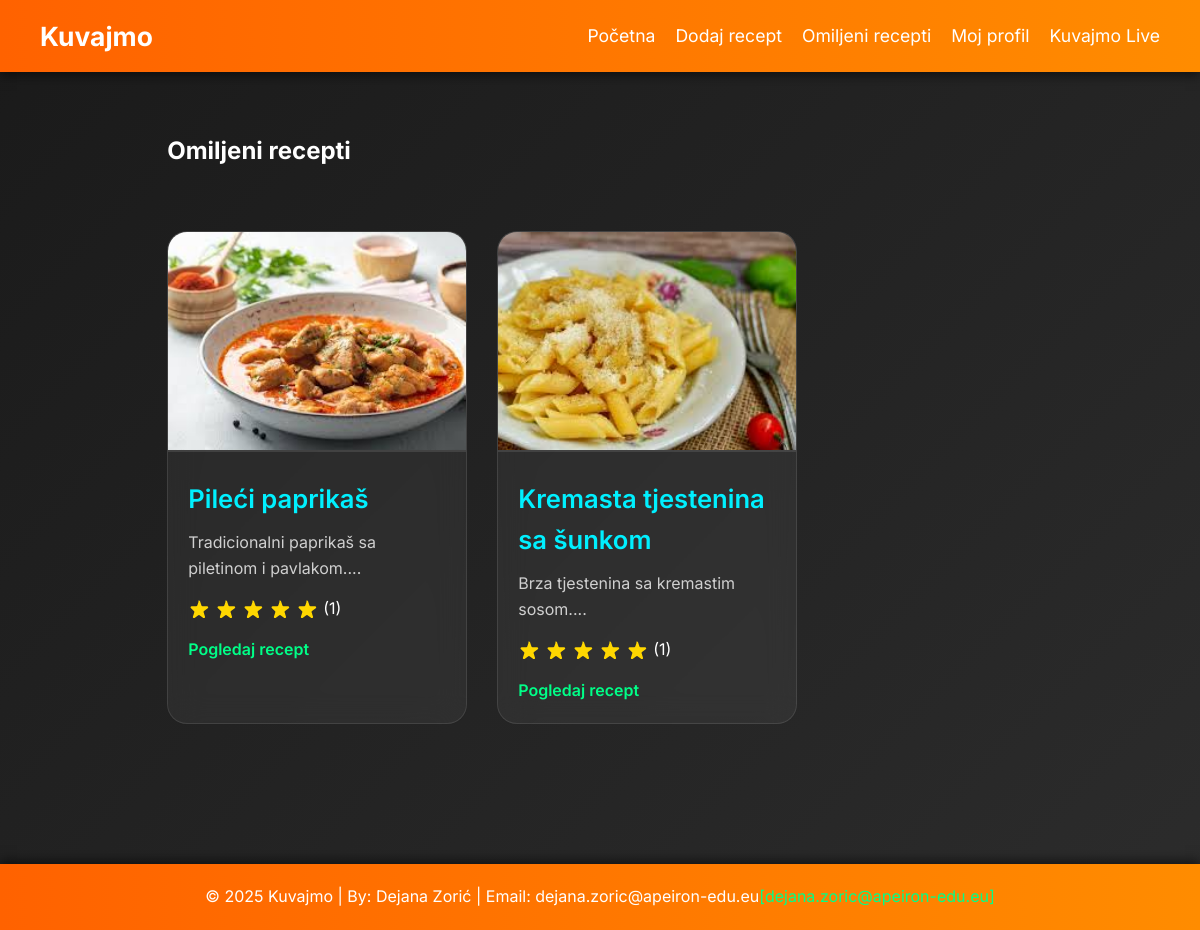
The page /favorites.php (signed in) on the database its author committed.
### tables this page shows
CREATE TABLE `recipes` (
  `id` int(11) NOT NULL,
  `title` varchar(255) NOT NULL,
  `description` text NOT NULL,
  `instructions` text NOT NULL,
  `image` varchar(255) DEFAULT NULL,
  `user_id` int(11) DEFAULT NULL,
  `created_at` timestamp NOT NULL DEFAULT current_timestamp()
);

### favorites.php (the view, shortened to what this page needs)
<?php
require 'header.php';
$user_id = $_SESSION['user_id'];
$stmt = $pdo->prepare("SELECT r.*, AVG(rt.rating) as avg_rating, COUNT(rt.id) as rating_count
                       FROM recipes r
                       JOIN favorites f ON r.id = f.recipe_id
                       LEFT JOIN ratings rt ON r.id = rt.recipe_id
                       WHERE f.user_id = ?
                       GROUP BY r.id
                       ORDER BY f.created_at DESC");
$stmt->execute([$user_id]);
$favorites = $stmt->fetchAll(PDO::FETCH_ASSOC);
?>
    <section class="container">
        <h2 class="text-3xl font-bold mb-6 text-center">Omiljeni recepti</h2>
        <div id="recipes" class="recipe-grid">
            <?php if (empty($favorites)): ?>
                <p class="text-center text-gray-400">Trenutno nema omiljenih recepata.</p>
            <?php else: ?>
                <?php foreach ($favorites as $recipe): ?>
                    <div class="recipe-card">
                        <img src="<?php echo $recipe['image'] ? '/cook/uploads/' . htmlspecialchars($recipe['image']) : 'https://via.placeholder.com/300x220.png?text=Nema+slike'; ?>" alt="<?php echo htmlspecialchars($recipe['title']); ?>">
                        <div class="recipe-card-content">
                            <h3><?php echo htmlspecialchars($recipe['title']); ?></h3>
                            <p><?php echo htmlspecialchars(substr($recipe['description'], 0, 100)); ?>...</p>
                            <div class="rating">
                                <?php for ($i = 1; $i <= 5; $i++): ?>
                                    <svg fill="<?php echo $i <= round($recipe['avg_rating']) ? '#ffd700' : '#ccc'; ?>" viewBox="0 0 20 20">
                                        <path d="M9.049 2.927c.3-.921 1.603-.921 1.902 0l1.286 3.97a1 1 0 00.95.69h4.178c.969 0 1.371 1.24.588 1.81l-3.39 2.467a1 1 0 00-.364 1.118l1.286 3.97c.3.921-.755 1.688-1.54 1.118l-3.39-2.467a1 1 0 00-1.175 0l-3.39 2.467c-.784.57-1.838-.197-1.54-1.118l1.286-3.97a1 1 0 00-.364-1.118L2.737 9.397c-.783-.57-.38-1.81.588-1.81h4.178a1 1 0 00.95-.69l1.286-3.97z"/>
                                    </svg>
                                <?php endfor; ?>
                                <span>(<?php echo $recipe['rating_count']; ?>)</span>
                            </div>
                            <a href="recipe_show.php?id=<?php echo $recipe['id']; ?>">Pogledaj recept</a>
                        </div>
                    </div>
                <?php endforeach; ?>
            <?php endif; ?>
        </div>
    </section>
<?php require 'footer.php'; ?>

### style.css (style rules this page uses)
* { margin: 0; padding: 0; box-sizing: border-box; font-family: 'Inter', sans-serif; }
body { background: linear-gradient(135deg, #1a1a1a 0%, #2c2c2c 100%); color: #ffffff; line-height: 1.6; overflow-x: hidden; display: flex; flex-direction: column; min-height: 100vh; }
.container { max-width: 1200px; margin: 0 auto; padding: 0 20px; }
.recipe-grid { display: flex; flex-wrap: nowrap; gap: 30px; margin: 60px 0; overflow-x: auto; padding-bottom: 20px; scrollbar-width: thin; scrollbar-color: #ff6200 #2c2c2c; }
.recipe-card { background: rgba(255, 255, 255, 0.05); backdrop-filter: blur(15px); border: 1px solid rgba(255, 255, 255, 0.1); border-radius: 20px; overflow: hidden; transition: transform 0.5s ease, box-shadow 0.5s ease; position: relative; animation: fadeInUp 0.8s ease forwards; opacity: 0; flex: 0 0 300px; }
.recipe-card:nth-child(1) { animation-delay: 0.1s; }
.recipe-card:nth-child(2) { animation-delay: 0.2s; }
.recipe-card img { width: 100%; height: 220px; object-fit: cover; border-bottom: 2px solid rgba(255, 255, 255, 0.1); }
.recipe-card-content { padding: 20px; }
.recipe-card h3 { font-size: 1.6rem; font-weight: 600; margin-bottom: 10px; color: #00f0ff; }
.recipe-card p { font-size: 1rem; color: #d0d0d0; margin-bottom: 15px; }
.recipe-card .rating { display: flex; align-items: center; margin-bottom: 15px; }
.recipe-card .rating svg { width: 22px; height: 22px; margin-right: 5px; transition: transform 0.3s ease; }
.recipe-card a { color: #00ff88; text-decoration: none; font-weight: 600; transition: color 0.3s ease; }
section.container { padding: 60px 20px; flex: 1; }

### rows shown on the page
recipes: image (picture), title "Pileći paprikaš", description "Tradicionalni paprikaš sa piletinom i pavlakom.", rating_count "1"
recipes: image (picture), title "Kremasta tjestenina sa šunkom", description "Brza tjestenina sa kremastim sosom.", rating_count "1"
